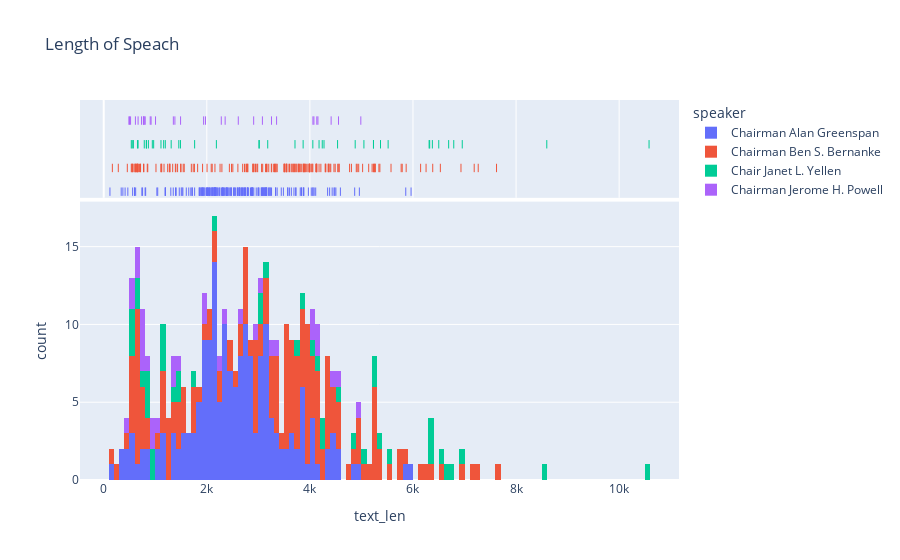

Notebook source saved alongside this figure:
### Markdown cell above
<br>

### Speech Length

The length of speeches distributed as a histogram when we consider all words.

### Code cell
fig = px.histogram(df_merge, x="text_len", marginal="rug", color='speaker', nbins=150, hover_data=['speaker','title']
                  ,title="Length of Speach")
fig.show()

### Figure 1 — Plotly figure (JSON) as saved in the notebook; plotly's stock layout.template omitted (floating-point values rounded to 4 significant figures; data arrays with more than 128 entries replaced by an {"elided": "..."} marker saying what was removed)
{"data": [{"alignmentgroup": "True", "bingroup": "x", "hovertemplate": "speaker=Chairman Alan Greenspan<br>text_len=%{x}<br>count=%{y}<extra></extra>", "legendgroup": "Chairman Alan Greenspan", "marker": {"color": "#636efa", "pattern": {"shape": ""}}, "name": "Chairman Alan Greenspan", "nbinsx": 150, "offsetgroup": "Chairman Alan Greenspan", "orientation": "v", "showlegend": true, "type": "histogram", "x": {"elided": "183 int values"}, "xaxis": "x", "yaxis": "y"}, {"alignmentgroup": "True", "boxpoints": "all", "customdata": {"elided": "183x2 str values"}, "fillcolor": "rgba(255,255,255,0)", "hoveron": "points", "hovertemplate": "speaker=%{customdata[0]}<br>text_len=%{x}<br>title=%{customdata[1]}<extra></extra>", "jitter": 0, "legendgroup": "Chairman Alan Greenspan", "line": {"color": "rgba(255,255,255,0)"}, "marker": {"color": "#636efa", "symbol": "line-ns-open"}, "name": "Chairman Alan Greenspan", "offsetgroup": "Chairman Alan Greenspan", "showlegend": false, "type": "box", "x": {"elided": "183 int values"}, "xaxis": "x2", "yaxis": "y2"}, {"alignmentgroup": "True", "bingroup": "x", "hovertemplate": "speaker=Chairman Ben S. Bernanke<br>text_len=%{x}<br>count=%{y}<extra></extra>", "legendgroup": "Chairman Ben S. Bernanke", "marker": {"color": "#EF553B", "pattern": {"shape": ""}}, "name": "Chairman Ben S. Bernanke", "nbinsx": 150, "offsetgroup": "Chairman Ben S. Bernanke", "orientation": "v", "showlegend": true, "type": "histogram", "x": {"elided": "169 int values"}, "xaxis": "x", "yaxis": "y"}, {"alignmentgroup": "True", "boxpoints": "all", "customdata": {"elided": "169x2 str values"}, "fillcolor": "rgba(255,255,255,0)", "hoveron": "points", "hovertemplate": "speaker=%{customdata[0]}<br>text_len=%{x}<br>title=%{customdata[1]}<extra></extra>", "jitter": 0, "legendgroup": "Chairman Ben S. Bernanke", "line": {"color": "rgba(255,255,255,0)"}, "marker": {"color": "#EF553B", "symbol": "line-ns-open"}, "name": "Chairman Ben S. Bernanke", "offsetgroup": "Chairman Ben S. Bernanke", "showlegend": false, "type": "box", "x": {"elided": "169 int values"}, "xaxis": "x2", "yaxis": "y2"}, {"alignmentgroup": "True", "bingroup": "x", "hovertemplate": "speaker=Chair Janet L. Yellen<br>text_len=%{x}<br>count=%{y}<extra></extra>", "legendgroup": "Chair Janet L. Yellen", "marker": {"color": "#00cc96", "pattern": {"shape": ""}}, "name": "Chair Janet L. Yellen", "nbinsx": 150, "offsetgroup": "Chair Janet L. Yellen", "orientation": "v", "showlegend": true, "type": "histogram", "x": [826, 5234, 1111, 4057, 554, 943, 535, 3182, 4879, 5518, 6791, 667, 1457, 969, 4274, 1309, 6313, 3711, 3018, 4178, 787, 1163, 10580, 5233, 655, 5048, 5370, 6376, 6324, 830, 2186, 6500, 3012, 1195, 4537, 3869, 1489, 6956, 6692, 4240, 1764, 576, 8596, 867], "xaxis": "x", "yaxis": "y"}, {"alignmentgroup": "True", "boxpoints": "all", "customdata": [["Chair Janet L. Yellen", "Remarks at the Ceremonial Swearing-in"], ["Chair Janet L. Yellen", "Monetary Policy and the Economic Recovery"], ["Chair Janet L. Yellen", "Opening Remarks"], ["Chair Janet L. Yellen", "What the Federal Reserve Is Doing to Promote a Stronger Job Market"], ["Chair Janet L. Yellen", "Remarks on Women's History Month"], ["Chair Janet L. Yellen", "Commencement Remarks"], ["Chair Janet L. Yellen", "Small Businesses and the Recovery"], ["Chair Janet L. Yellen", "Tailored Supervision of Community Banks"], ["Chair Janet L. Yellen", "Monetary Policy and Financial Stability"], ["Chair Janet L. Yellen", "Labor Market Dynamics and Monetary Policy"], ["Chair Janet L. Yellen", "Perspectives on Inequality and Opportunity from the Survey of Consumer Finances"], ["Chair Janet L. Yellen", "The Importance of Asset Building for Low and Middle Income Households"], ["Chair Janet L. Yellen", "Remarks at the Panel Discussion on \"Shaping the Future of the Macroeconomic Policy Mix\""], ["Chair Janet L. Yellen", "Welcoming Remarks"], ["Chair Janet L. Yellen", "Improving the Oversight of Large Financial Institutions"], ["Chair Janet L. Yellen", "Opening Remarks"], ["Chair Janet L. Yellen", "Normalizing Monetary Policy:  Prospects and Perspectives"], ["Chair Janet L. Yellen", "The Outlook for the Economy"], ["Chair Janet L. Yellen", "Finance and Society"], ["Chair Janet L. Yellen", "Recent Developments and the Outlook for the Economy"], ["Chair Janet L. Yellen", "Brief Remarks"], ["Chair Janet L. Yellen", "Welcoming Remarks"], ["Chair Janet L. Yellen", "Inflation Dynamics and Monetary Policy"], ["Chair Janet L. Yellen", "The Economic Outlook and Monetary Policy"], ["Chair Janet L. Yellen", "Welcoming Remarks"], ["Chair Janet L. Yellen", "The Outlook, Uncertainty, and Monetary Policy"], ["Chair Janet L. Yellen", "Current Conditions and the Outlook for the U.S. Economy"], ["Chair Janet L. Yellen", "The Federal Reserve's Monetary Policy Toolkit: Past, Present, and Future"], ["Chair Janet L. Yellen", "Macroeconomic Research After the Crisis"], ["Chair Janet L. Yellen", "Brief Remarks"], ["Chair Janet L. Yellen", "Commencement Remarks"], ["Chair Janet L. Yellen", "The Economic Outlook and the Conduct of Monetary Policy"], ["Chair Janet L. Yellen", "The Goals of Monetary Policy and How We Pursue Them"], ["Chair Janet L. Yellen", "Welcoming Remarks"], ["Chair Janet L. Yellen", "From Adding Accommodation to Scaling It Back"], ["Chair Janet L. Yellen", "Addressing Workforce Development Challenges in Low-Income Communities"], ["Chair Janet L. Yellen", "Welcoming Remarks"], ["Chair Janet L. Yellen", "So We All Can Succeed: 125 Years of Women's Participation in the Economy"], ["Chair Janet L. Yellen", "Financial Stability a Decade after the Onset of the Crisis"], ["Chair Janet L. Yellen", "A Challenging Decade and a Question for the Future"], ["Chair Janet L. Yellen", "The U.S. Economy and Monetary Policy"], ["Chair Janet L. Yellen", "Welcoming Remarks"], ["Chair Janet L. Yellen", "Inflation, Uncertainty, and Monetary Policy"], ["Chair Janet L. Yellen", "Remarks accepting the 2017 Paul H. Douglas Award for Ethics in Government"]], "fillcolor": "rgba(255,255,255,0)", "hoveron": "points", "hovertemplate": "speaker=%{customdata[0]}<br>text_len=%{x}<br>title=%{customdata[1]}<extra></extra>", "jitter": 0, "legendgroup": "Chair Janet L. Yellen", "line": {"color": "rgba(255,255,255,0)"}, "marker": {"color": "#00cc96", "symbol": "line-ns-open"}, "name": "Chair Janet L. Yellen", "offsetgroup": "Chair Janet L. Yellen", "showlegend": false, "type": "box", "x": [826, 5234, 1111, 4057, 554, 943, 535, 3182, 4879, 5518, 6791, 667, 1457, 969, 4274, 1309, 6313, 3711, 3018, 4178, 787, 1163, 10580, 5233, 655, 5048, 5370, 6376, 6324, 830, 2186, 6500, 3012, 1195, 4537, 3869, 1489, 6956, 6692, 4240, 1764, 576, 8596, 867], "xaxis": "x2", "yaxis": "y2"}, {"alignmentgroup": "True", "bingroup": "x", "hovertemplate": "speaker=Chairman Jerome H. Powell<br>text_len=%{x}<br>count=%{y}<extra></extra>", "legendgroup": "Chairman Jerome H. Powell", "marker": {"color": "#ab63fa", "pattern": {"shape": ""}}, "name": "Chairman Jerome H. Powell", "nbinsx": 150, "offsetgroup": "Chairman Jerome H. Powell", "orientation": "v", "showlegend": true, "type": "histogram", "x": [734, 4059, 1974, 2281, 1938, 500, 4988, 4555, 1351, 1005, 4156, 615, 4412, 2909, 3079, 902, 3255, 3354, 776, 2356, 787, 1381, 4078, 805, 667, 4134, 771, 2611, 919, 489, 1491, 521], "xaxis": "x", "yaxis": "y"}, {"alignmentgroup": "True", "boxpoints": "all", "customdata": [["Chairman Jerome H. Powell", "Remarks at the Ceremonial Swearing-in"], ["Chairman Jerome H. Powell", "The Outlook for the U.S. Economy"], ["Chairman Jerome H. Powell", "Financial Stability and Central Bank Transparency"], ["Chairman Jerome H. Powell", "Monetary Policy Influences on Global Financial Conditions and International Capital Flows"], ["Chairman Jerome H. Powell", "Monetary Policy at a Time of Uncertainty and Tight Labor Markets"], ["Chairman Jerome H. Powell", "Brief Remarks on the U.S. Economy"], ["Chairman Jerome H. Powell", "Monetary Policy in a Changing Economy"], ["Chairman Jerome H. Powell", "Monetary Policy and Risk Management at a Time of Low Inflation and Low Unemployment"], ["Chairman Jerome H. Powell", "Welcoming Remarks"], ["Chairman Jerome H. Powell", "Celebrating Excellence in Community Development"], ["Chairman Jerome H. Powell", "The Federal Reserve's Framework for Monitoring Financial Stability"], ["Chairman Jerome H. Powell", "Brief Remarks"], ["Chairman Jerome H. Powell", "Monetary Policy: Normalization and the Road Ahead"], ["Chairman Jerome H. Powell", "Recent Economic Developments and Longer-Term Challenges"], ["Chairman Jerome H. Powell", "Encouraging Economic Development in High-Poverty Rural Communities"], ["Chairman Jerome H. Powell", "Welcoming Remarks"], ["Chairman Jerome H. Powell", "Opening Remarks"], ["Chairman Jerome H. Powell", "Business Debt and Our Dynamic Financial System"], ["Chairman Jerome H. Powell", "Welcoming Remarks"], ["Chairman Jerome H. Powell", "Monetary Policy in the Post-Crisis Era"], ["Chairman Jerome H. Powell", "Welcoming Remarks (via prerecorded video)"], ["Chairman Jerome H. Powell", "Economic Outlook and Monetary Policy Review"], ["Chairman Jerome H. Powell", "Challenges for Monetary Policy"], ["Chairman Jerome H. Powell", "Opening Remarks"], ["Chairman Jerome H. Powell", "Opening Remarks"], ["Chairman Jerome H. Powell", "Data-Dependent Monetary Policy in an Evolving Economy"], ["Chairman Jerome H. Powell", "Brief Remarks"], ["Chairman Jerome H. Powell", "Building on the Gains from the Long Expansion"], ["Chairman Jerome H. Powell", "COVID-19 and the Economy"], ["Chairman Jerome H. Powell", "Opening Remarks"], ["Chairman Jerome H. Powell", "Current Economic Issues"], ["Chairman Jerome H. Powell", "Introductory Comments"]], "fillcolor": "rgba(255,255,255,0)", "hoveron": "points", "hovertemplate": "speaker=%{customdata[0]}<br>text_len=%{x}<br>title=%{customdata[1]}<extra></extra>", "jitter": 0, "legendgroup": "Chairman Jerome H. Powell", "line": {"color": "rgba(255,255,255,0)"}, "marker": {"color": "#ab63fa", "symbol": "line-ns-open"}, "name": "Chairman Jerome H. Powell", "offsetgroup": "Chairman Jerome H. Powell", "showlegend": false, "type": "box", "x": [734, 4059, 1974, 2281, 1938, 500, 4988, 4555, 1351, 1005, 4156, 615, 4412, 2909, 3079, 902, 3255, 3354, 776, 2356, 787, 1381, 4078, 805, 667, 4134, 771, 2611, 919, 489, 1491, 521], "xaxis": "x2", "yaxis": "y2"}], "layout": {"autosize": true, "barmode": "relative", "legend": {"title": {"text": "speaker"}, "tracegroupgap": 0}, "title": {"text": "Length of Speach"}, "xaxis": {"anchor": "y", "autorange": true, "domain": [0, 1], "range": [-460.1, 11160.0], "title": {"text": "text_len"}, "type": "linear"}, "xaxis2": {"anchor": "y2", "autorange": true, "domain": [0, 1], "matches": "x", "range": [-460.1, 11160.0], "showgrid": true, "showticklabels": false, "type": "linear"}, "yaxis": {"anchor": "x", "autorange": true, "domain": [0, 0.7326], "range": [0, 17.89], "title": {"text": "count"}}, "yaxis2": {"anchor": "x2", "autorange": true, "domain": [0.7426, 1], "matches": "y2", "range": [-0.7769, 3.5], "showgrid": false, "showline": false, "showticklabels": false, "ticks": "", "type": "category"}}}
